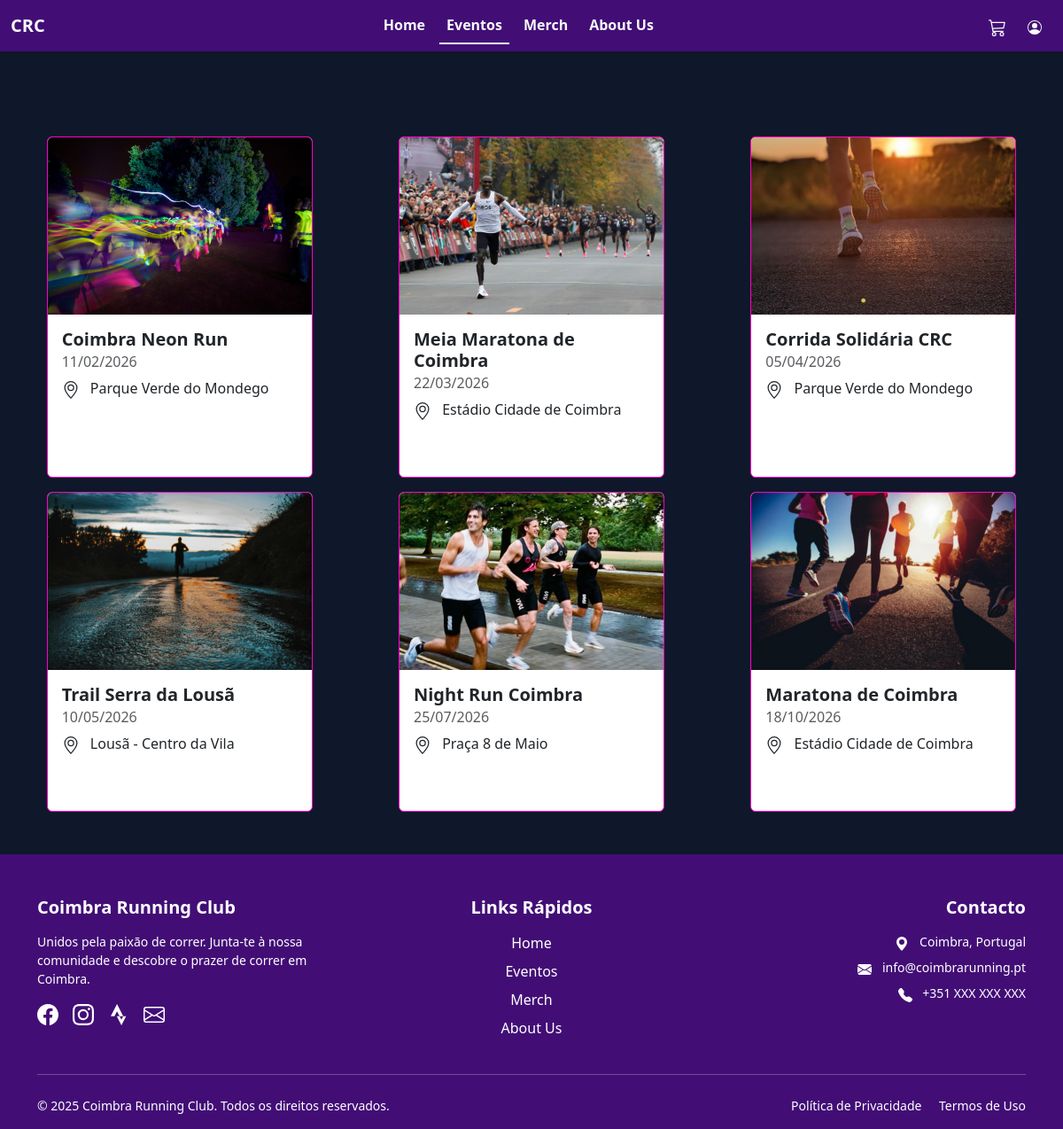
The page /eventos.php on the database its author committed.
### tables this page shows
CREATE TABLE IF NOT EXISTS `evento` (
  `id_evento` int NOT NULL AUTO_INCREMENT,
  `titulo` varchar(255) NOT NULL,
  `subtitulo` varchar(100) DEFAULT NULL,
  `descricao_curta` text,
  `descricao_completa` text,
  `data_evento` date NOT NULL,
  `hora_evento` time NOT NULL,
  `duracao_estimada` varchar(50) DEFAULT NULL,
  `local_nome` varchar(255) NOT NULL,
  `local_endereco` varchar(255) DEFAULT NULL,
  `imagem` varchar(255) DEFAULT NULL,
  `distancias_disponiveis` json DEFAULT NULL,
  `detalhes_percurso` json DEFAULT NULL,
  `vagas_totais` int DEFAULT NULL,
  `vagas_ocupadas` int DEFAULT '0',
  `preco` decimal(10,2) NOT NULL,
  `categoria` enum('corrida','trail','maratona','caminhada') DEFAULT 'corrida',
  `itens_incluidos` json DEFAULT NULL,
  `tem_transporte` tinyint(1) DEFAULT '0',
  `status` enum('ativo','cancelado','concluido') DEFAULT 'ativo',
  `data_criacao` timestamp NULL DEFAULT CURRENT_TIMESTAMP,
  PRIMARY KEY (`id_evento`),
  KEY `idx_data_evento` (`data_evento`),
  KEY `idx_categoria` (`categoria`),
  KEY `idx_status` (`status`)
);

### eventos.php (the view, shortened to what this page needs)
<?php
require_once 'includes/db_connect.php';
$sql = "SELECT * FROM evento WHERE status = 'ativo' ORDER BY data_evento ASC";
$result = $conn->query($sql);
$eventos = [];
if ($result->num_rows > 0) {
    while($row = $result->fetch_assoc()) {
        $eventos[] = $row;
    }
}
?>
<!DOCTYPE html>
<html lang="pt-pt">
<head>
  <link href="https://cdn.jsdelivr.net/npm/bootstrap@5.3.2/dist/css/bootstrap.min.css" rel="stylesheet">
</head>
<body class="bg-secondary">
<?php include 'includes/nav.php'; ?>
<div class="container-fluid py-5">
  <?php if(empty($eventos)): ?>
    <div class="row">
      <div class="col-12 text-center text-light py-5">
        <h3>Ainda não há eventos agendados</h3>
        <p>Volta em breve para conheceres os próximos eventos!</p>
      </div>
    </div>
  <?php else: ?>
    <div class="row g-3 mb-5">
      <?php foreach($eventos as $evento): ?>
        <div class="col-12 col-md-6 col-lg-4">
          <div class="card border border-primary" style="max-width: 300px; margin: 0 auto; margin-top: 3rem;">
            <img src="<?php echo htmlspecialchars($evento['imagem']); ?>" class="card-img-top" alt="<?php echo htmlspecialchars($evento['titulo']); ?>">
            <div class="card-body">
              <h5 class="fw-bolder">
                <a class="stretched-link card-title text-decoration-none text-dark" href="Evento1.php?id=<?php echo $evento['id_evento']; ?>">
                  <?php echo htmlspecialchars($evento['titulo']); ?>
                </a>
              </h5>
              <h6 class="card-subtitle mb-2 text-muted">
                <?php echo date('d/m/Y', strtotime($evento['data_evento'])); ?>
              </h6>
              <p class="card-text">
                <?php echo htmlspecialchars($evento['local_nome']); ?>
              </p>
            </div>
          </div>
        </div>
      <?php endforeach; ?>
    </div>
  <?php endif; ?>
</div>
<?php include 'includes/footer.php'; ?>
</body>
</html>

### includes/nav.php (shortened to what this page needs)
<?php
$currentPage = basename($_SERVER['PHP_SELF']);
?>
<nav class="navbar navbar-expand-sm bg-primary navbar-dark">
    <div class="container-fluid">
        <a class="navbar-brand fw-bold text-light" href="index.php">CRC</a>
        <div class="collapse navbar-collapse justify-content-center" id="navbarNav">
            <div class="navbar-nav">
                <div class="nav-item">
                    <a class="nav-link <?php echo ($currentPage == 'index.php') ? 'active' : ''; ?> fw-bold text-light" href="index.php">Home</a>
                </div>
                <div class="nav-item">
                    <a class="nav-link <?php echo ($currentPage == 'eventos.php') ? 'active' : ''; ?> fw-bold text-light" href="eventos.php">Eventos</a>
                </div>
                <li class="nav-item">
                    <a class="nav-link <?php echo ($currentPage == 'merch.php') ? 'active' : ''; ?> fw-bold text-light" href="merch.php">Merch</a>
                </li>
                <div class="nav-item">
                    <a class="nav-link <?php echo ($currentPage == 'aboutus.php') ? 'active' : ''; ?> fw-bold text-light" href="aboutus.php">About Us</a>
                </div>
            </div>
        </div>
        <div class="navbar-nav ms-auto">
             <a class="nav-link text-light position-relative" href="carrinho.php">
               </a>
            <a class="nav-link text-light <?php echo ($currentPage == 'login.php') ? 'active' : ''; ?>" href="login.php" role="button">
            </a>
        </div>
    </div>
</nav>

### includes/footer.php (shortened to what this page needs)
 <footer class="mt-auto bg-primary text-white pt-5 pb-3">
    <div class="container">
        <div class="row g-4">
            <div class="col-md-4 text-center text-md-start">
                <h5 class="fw-bold mb-3">Coimbra Running Club</h5>
                <p class="small mb-3">
                    Unidos pela paixão de correr. Junta-te à nossa comunidade e descobre o prazer de correr em Coimbra.
                </p>
                <div class="d-flex justify-content-center justify-content-md-start gap-3">
                    <a href="#" class="text-white" aria-label="Facebook">
                    </a>
                    <a href="#" class="text-white" aria-label="Instagram">
                    </a>
                    <a href="#" class="text-white" aria-label="Strava">
                        <svg xmlns="http://www.w3.org/2000/svg" width="24" height="24" fill="currentColor" viewBox="0 0 16 16">
                            <path d="M6.731 0 2 9.125h2.788L6.73 5.497l1.93 3.628h2.766L6.731 0zm4.694 9.125-1.372 2.756L8.68 9.125H6.547L10.053 16l3.484-6.875h-2.112z"/>
                        </svg>
                    </a>
                    <a href="mailto:info@coimbrarunning.pt" class="text-white" aria-label="Email">
                    </a>
                </div>
            </div>
            <div class="col-md-4 text-center">
                <h5 class="fw-bold mb-3">Links Rápidos</h5>
                <ul class="list-unstyled">
                    <li class="mb-2">
                        <a href="index.php" class="text-white text-decoration-none hover-link">Home</a>
                    </li>
                    <li class="mb-2">
                        <a href="eventos.php" class="text-white text-decoration-none hover-link">Eventos</a>
                    </li>
                    <li class="mb-2">
                        <a href="merch.php" class="text-white text-decoration-none hover-link">Merch</a>
                    </li>
                    <li class="mb-2">
                        <a href="aboutUs.php" class="text-white text-decoration-none hover-link">About Us</a>
                    </li>
                </ul>
            </div>
            <div class="col-md-4 text-center text-md-end">
                <h5 class="fw-bold mb-3">Contacto</h5>
                <ul class="list-unstyled small">
                    <li class="mb-2">
                        <svg xmlns="http://www.w3.org/2000/svg" width="16" height="16" fill="currentColor" class="bi bi-geo-alt-fill me-2" viewBox="0 0 16 16">
                            <path d="M8 16s6-5.686 6-10A6 6 0 0 0 2 6c0 4.314 6 10 6 10zm0-7a3 3 0 1 1 0-6 3 3 0 0 1 0 6z"/>
                        </svg>
                        Coimbra, Portugal
                    </li>
                    <li class="mb-2">
                        info@coimbrarunning.pt
                    </li>
                    <li class="mb-2">
                        +351 XXX XXX XXX
                    </li>
                </ul>
            </div>
        </div>
        <hr class="my-4 border-white opacity-25">
        <div class="row">
            <div class="col-md-6 text-center text-md-start small">
                <p class="mb-2 mb-md-0">&copy; 2025 Coimbra Running Club. Todos os direitos reservados.</p>
            </div>
            <div class="col-md-6 text-center text-md-end small">
                <a href="#" class="text-white text-decoration-none hover-link me-3">Política de Privacidade</a>
                <a href="#" class="text-white text-decoration-none hover-link">Termos de Uso</a>
            </div>
        </div>
    </div>
</footer>

### eventos.php (style rules this page uses)
.bg-primary { background-color: #420e76 !important; }
.bg-secondary { background-color: #0F172A !important; }
.border-primary { border-color: #FF00C8 !important; }
.card { transition: all 0.3s ease; height: 100%; }
.card-img-top { height: 200px; object-fit: cover; }

### includes/nav.php (style rules this page uses)
.bg-primary { background-color: #420e76 !important; }
.navbar-nav .nav-link { padding: 8px 16px; margin: 0 4px; transition: background-color 0.3s; }
.navbar-nav .nav-link.active { border-bottom: 2px solid white; }

### rows shown on the page
evento: imagem (picture), titulo "Coimbra Neon Run", data_evento "11/02/2026", local_nome "Parque Verde do Mondego"
evento: imagem (picture), titulo "Meia Maratona de Coimbra", data_evento "22/03/2026", local_nome "Estádio Cidade de Coimbra"
evento: imagem (picture), titulo "Corrida Solidária CRC", data_evento "05/04/2026", local_nome "Parque Verde do Mondego"
evento: imagem (picture), titulo "Trail Serra da Lousã", data_evento "10/05/2026", local_nome "Lousã - Centro da Vila"
evento: imagem (picture), titulo "Night Run Coimbra", data_evento "25/07/2026", local_nome "Praça 8 de Maio"
evento: imagem (picture), titulo "Maratona de Coimbra", data_evento "18/10/2026", local_nome "Estádio Cidade de Coimbra"
